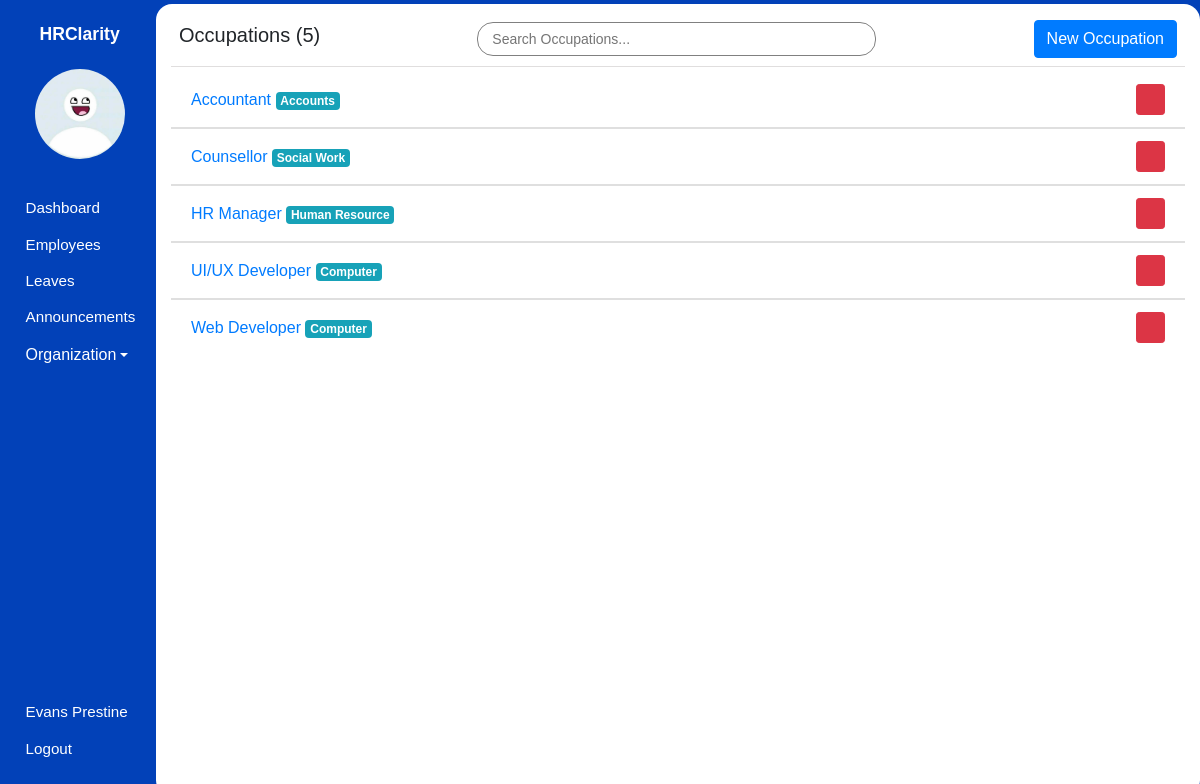
The app's page /admin/occupations (signed in) with its own data.
### hrms/models.py (models this page shows, shortened)
class User(db.Model, UserMixin):
    id = db.Column(db.Integer, primary_key=True)
    first_name = db.Column(db.String(80), nullable=False)
    last_name = db.Column(db.String(120), nullable=False)
    dob = db.Column(db.Date, nullable=False)
    gender = db.Column(db.String(7), nullable=False)
    email_address = db.Column(db.String(120), nullable=False)
    phone_number = db.Column(db.String(20), nullable=False)
    national_id = db.Column(db.Integer, nullable=False)
    user_level = db.Column(db.Integer, nullable=False, default=1)
    user_type = db.Column(db.String(10), nullable=False, default='employee')
    password = db.Column(db.String(60), nullable=False)
    image_file = db.Column(db.String(20), nullable=False, default='default.jpg')
    leaves = db.relationship('Leave')
    occupation_id = db.Column(db.Integer, db.ForeignKey('occupation.id'), nullable=False)

class Occupation(db.Model):
    id = db.Column(db.Integer, primary_key=True)
    name = db.Column(db.String(100), nullable=False)
    department_id = db.Column(db.Integer, db.ForeignKey('department.id'), nullable=False)
    employees = db.relationship('User', backref='occupation', lazy=True)

class Department(db.Model):
    id = db.Column(db.Integer, primary_key=True)
    name = db.Column(db.String(100), unique=True, nullable=False)
    occupations = db.relationship('Occupation', backref='department', lazy=True)

### hrms/organization/routes.py (the view)
@organization.route('/admin/occupations')
@login_required
def occupations():
    occupations = Occupation.query.order_by(Occupation.name).all()
    occupations_count = Occupation.query.count()
    return render_template('admin/occupations.html', page_title='Occupations', occupations=occupations, occupations_count=occupations_count, user=current_user)

### hrms/models.py (called while the page is built)
@login_manager.user_loader
def load_user(user_id):
    user = User.query.filter_by(id=user_id).first()
    return user

### hrms/templates/admin/occupations.html (shortened to what this page needs)
{% extends 'main_layout.html' %} {% block body %}
<section class="app">
  {% include 'admin/aside.html' %}
  <main>
    <div class="main_container container-fluid pt-2">
      <div class="header p-2 d-flex justify-content-between align-items-center">
        <h5>Occupations ({{ occupations_count }})</h5>
        <input
          type="text"
          id="myInput"
          onkeyup="searchFunction()"
          placeholder="Search Occupations..."
          class="form-control-sm"
        />
        <a href="{{ url_for('organization.add_occupation') }}" class="btn btn-primary"
          >New Occupation</a
        >
      </div>
      <div class="occupations_wrapper">
        {% for occupation in occupations %}
        <div class="occupation list-group list-group-flush searchable">
          <li
            class="list-group-item d-flex justify-content-between align-items-center"
          >
            <span>
              <a
                href="{{ url_for('organization.update_occupation', occupation_id=occupation.id) }}"
              >
                {{ occupation.name }}
                <span class="badge badge-info"
                  >{{ occupation.department.name }}</span
                >
              </a>
            </span>
            <form
              action="{{ url_for('organization.delete_occupation', occupation_id=occupation.id) }}"
              method="post"
              onsubmit="return confirm('Are you sure you want to delete this Occupation?');"
            >
              <button type="submit" class="btn btn-sm btn-danger">
                <span class="icon icon-trash"></span>
              </button>
            </form>
          </li>
        </div>
        {% endfor %}
      </div>
    </div>
  </main>
</section>
{% endblock body %}

### hrms/templates/admin/aside.html (shortened to what this page needs)
<aside>
  <h1 class="mt-3">HRClarity</h1>
  <div class="container text-center mt-4">
    <img src="{{ url_for('static', filename='images/profile_pictures/' ~ current_user.image_file ) }}" alt="Employee" class="rounded-circle" width="90" height="90" />
  </div>
  <div class="links">
    <ul>
      <li>
        <a href="{{ url_for('admin.admin_dashboard') }}">
            <span class="icon icon-home"></span>
            <span>Dashboard</span>
        </a>
      </li>
      <li>
        <a href="{{ url_for('admin.employees') }}">
            <span class="icon icon-users"></span>
            <span>Employees</span>
        </a>
      </li>
      <li>
        <a href="{{ url_for('leaves.admin_view_leaves') }}">
            <span class="icon icon-car"></span>
            <span>Leaves</span>
        </a>
      </li>
      <li>
        <a href="{{ url_for('announcements.view_announcements') }}">
            <span class="icon icon-speaker"></span>
            <span>Announcements</span>
        </a>
      </li>
      <li class="nav-item dropdown">
        <a class="dropdown-toggle" data-toggle="dropdown" href="#" role="button" aria-expanded="false"><span class="icon icon-building"></span>Organization</a>
    </li>
    </ul>
    <ul>
      <li>
        <a href="{{ url_for('user.profile_settings', employee_id=current_user.id) }}">
            <span class="icon icon-user"></span>
            <span>{{ user.first_name }} {{ user.last_name }}</span>
        </a>
      </li>
      <li>
        <a href="{{ url_for('user.logout') }}">
            <span class="icon icon-power-off"></span>
            <span>Logout</span>
        </a>
      </li>
    </ul>
  </div>
</aside>

### hrms/static/css/icomoon.css (style rules this page uses)
[class^="icon-"], [class*=" icon-"] { font-family: 'icomoon' !important; speak: none; font-style: normal; font-weight: normal; font-variant: normal; text-transform: none; line-height: 1; -webkit-font-smoothing: antialiased; -moz-osx-font-smoothing: grayscale; }
.icon-user:before { content: "\f007"; }
.icon-power-off:before { content: "\f011"; }
.icon-home:before { content: "\f015"; }
.icon-users:before { content: "\f0c0"; }
.icon-building:before { content: "\f1ad"; }
.icon-car:before { content: "\f1b9"; }
.icon-trash:before { content: "\f1f8"; }
.icon-speaker:before { content: "\e32d"; }

### hrms/static/css/styles.css (style rules this page uses)
* { font-family: sans-serif, Arial, Helvetica; padding: 0; margin: 0; }
.app { background: #0241b8; height: 100vh; display: flex; align-items: center; }
.app aside { width: 13%; height: 100%; padding: 0.5em 0 0.2em 0.2em; color: #fff; }
.app aside h1 { font-size: 1.1em; font-weight: bold; text-align: center; }
.app aside .links ul { list-style: none; }
.app aside .links ul li { margin: 0.1em 0; padding: 6px; }
.app aside .links ul li a { text-decoration: none; color: #ffffff; display: flex; align-items: center; }
.app aside .links ul:nth-of-type(1) { margin: 2em 0; }
.app aside .links ul:nth-of-type(2) { position: absolute; bottom: 1em; }
.app aside .links .icon { margin: 0 0.3em 0 0; }
.app aside .links a span:nth-of-type(2), .app aside .links .icon { font-size: 0.95em; }
.app main { width: 87%; height: 99vh; overflow-y: auto; z-index: 5; }
.app main .main_container { border-radius: 16px; background: #fff; padding-bottom: 12px; height: 100%; overflow: auto; }
.app main .main_container .header { background: #fff; position: sticky; top: 0; border-bottom: 1px solid rgb(224, 222, 222); margin-bottom: 5px; }
.app main .main_container .header input { border-radius: 16px; border: 1px solid grey; padding: 0.4em 1em; width: 40%; margin: auto; }

### records on screen
User: image_file (placeholder picture), first_name "Evans", last_name "Prestine"
Occupation: name "Accountant", department.name "Accounts"
Occupation: name "Counsellor", department.name "Social Work"
Occupation: name "HR Manager", department.name "Human Resource"
Occupation: name "UI/UX Developer", department.name "Computer"
Occupation: name "Web Developer", department.name "Computer"

### other values on screen
{{ occupations_count }} "5"
